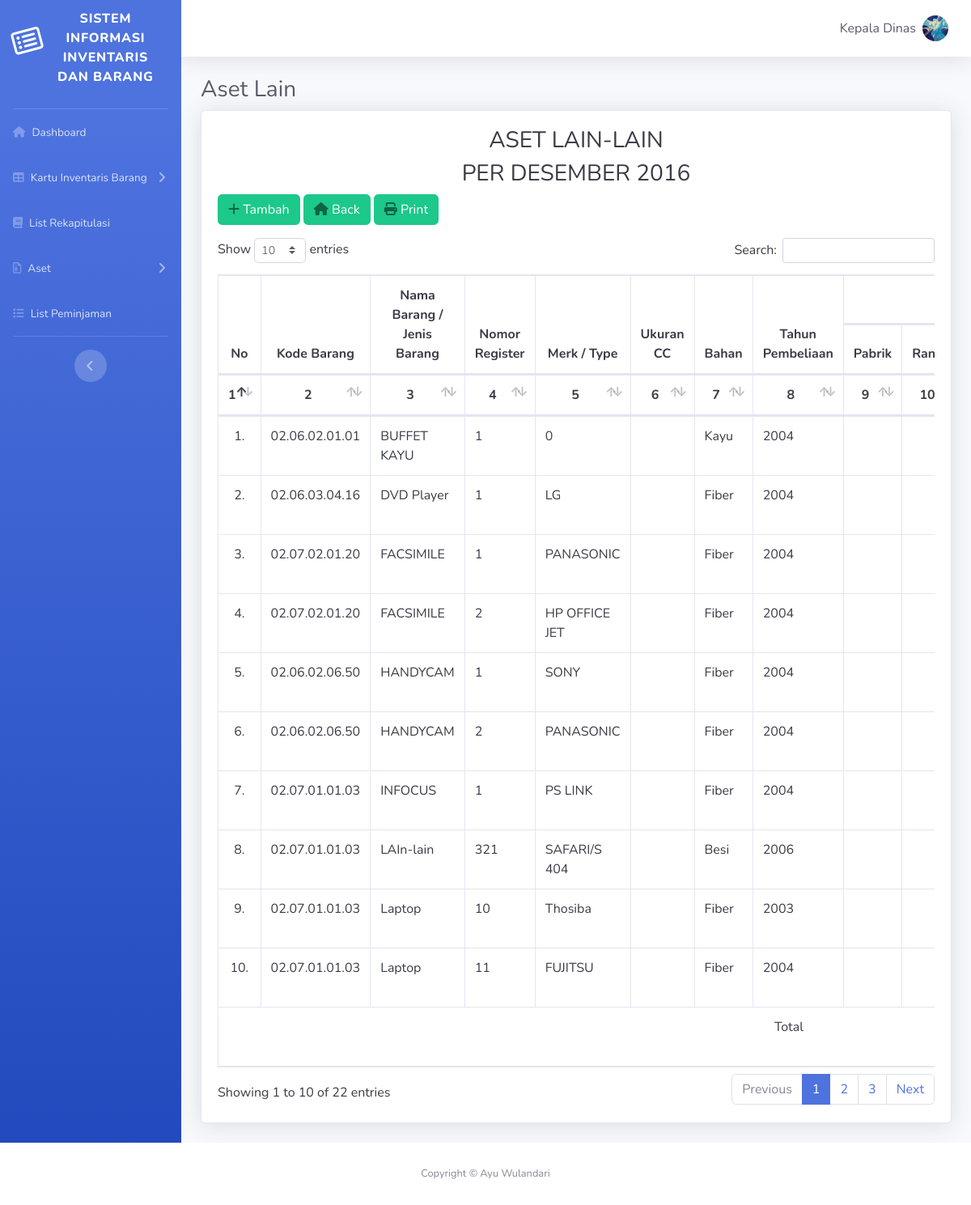
The app's page /view/aset_lain.php (signed in) with its own data.
### tables this page shows
CREATE TABLE `user` (
  `id_user` int(150) NOT NULL,
  `username` varchar(150) NOT NULL,
  `fullname` varchar(150) NOT NULL,
  `password` varchar(100) NOT NULL,
  `nip` varchar(255) NOT NULL,
  `jabatan` varchar(255) NOT NULL,
  `level` varchar(40) NOT NULL,
  `foto` varchar(100) DEFAULT NULL
);

CREATE TABLE `aset_lain` (
  `id_asetlain` int(150) NOT NULL,
  `kode_barang` varchar(150) NOT NULL,
  `nama_barang` varchar(200) NOT NULL,
  `nomor_register` varchar(100) NOT NULL,
  `merk` varchar(40) NOT NULL,
  `ukuran` varchar(40) NOT NULL,
  `bahan` varchar(50) NOT NULL,
  `tahun_pembelian` varchar(30) NOT NULL,
  `pabrik` varchar(40) NOT NULL,
  `rangka` varchar(30) NOT NULL,
  `mesin` varchar(30) NOT NULL,
  `polisi` varchar(30) NOT NULL,
  `bpkb` varchar(30) NOT NULL,
  `asal_usul` varchar(100) NOT NULL,
  `kondisi` varchar(50) NOT NULL,
  `ruangan` varchar(70) NOT NULL,
  `harga` int(21) NOT NULL,
  `keterangan` varchar(50) NOT NULL
);

### config.php (called while the page is built, shortened)
<?php
$DB_host = "localhost";
$DB_user = "root";
$DB_pass = "";
$DB_name = "db_inventaris";
try
{
    $DB_con = new PDO("mysql:host={$DB_host};dbname={$DB_name}",$DB_user,$DB_pass);
    $DB_con->setAttribute(PDO::ATTR_ERRMODE, PDO::ERRMODE_EXCEPTION);
}
catch(PDOException $e)
{
    echo $e->getMessage();
}
include_once 'class.aset.php';
$aset = new aset($DB_con);
include_once 'class.user.php';
$user = new user($DB_con);
?>

### class.user.php (called while the page is built, shortened)
<?php
class user{
    private $db;
    function __construct($DB_con)
	{
		$this->db = $DB_con;
    }
    public function tampil_user($mysource, $myid)
    {
        $query = "SELECT ".$mysource." FROM user WHERE id_user = ".$myid." limit 1";
        $outp = '';
        try
        {
            $stmt = $this->db->prepare($query);
			$stmt->execute();
			if($stmt->rowCount()>0)
			{
				while($row=$stmt->fetch(PDO::FETCH_ASSOC))
				{
					$outp = $row[$mysource];
				}
			} else{
				$outp = '';
			}
		}
		catch(PDOException $e)
			{
				$outp = '';
				return $outp;
			}
		return $outp;
    }
}
?>

### class.aset.php (the view, shortened to what this page needs)
<?php
class aset{
    private $db;
    function __construct($DB_con)
	{
		$this->db = $DB_con;
    }
    public function tampilasetlain()
    {
        $noUrut = 1;
        $query = "SELECT * FROM aset_lain";
        $outp = '';
        try
        {
            $stmt = $this->db->prepare($query);
			$stmt->execute();
			if($stmt->rowCount()>0)
			{
				while($row=$stmt->fetch(PDO::FETCH_ASSOC))
				{
					$outp .= "<tr>";
					$outp .= "<td align='center'>".$noUrut++.".</td>";
					$outp .= "<td>".$row['kode_barang']."</td>";
					$outp .= "<td>".$row['nama_barang']."</td>";
					$outp .= "<td>".$row['nomor_register']."</td>";
					$outp .= "<td>".$row['merk']."</td>";
                    $outp .= "<td>".$row['ukuran']."</td>";
                    $outp .= "<td>".$row['bahan']."</td>";
                    $outp .= "<td>".$row['tahun_pembelian']."</td>";
                    $outp .= "<td>".$row['pabrik']."</td>";
                    $outp .= "<td>".$row['rangka']."</td>";
                    $outp .= "<td>".$row['mesin']."</td>";
                    $outp .= "<td>".$row['polisi']."</td>";
                    $outp .= "<td>".$row['bpkb']."</td>";
                    $outp .= "<td>".$row['asal_usul']."</td>";
                    $outp .= "<td>".$row['kondisi']."</td>";
                    $outp .= "<td>".$row['ruangan']."</td>";
                    $outp .= "<td>Rp. ".$this->format_uangAsetLain($row['harga'])."</td>";
                    $outp .= "<td>".$row['keterangan']."</td>";
                    $outp .= "<td><a href='../view/ubah_asetlain.php?id_asetlain=".$row['id_asetlain']."' class='btn btn-primary btn-circle btn-mb'><i class='fas fa-edit'></i></a></td>";
                    $konddata = '"../modal/m.hapusasetlain.php?id_asetlain='.$row['id_asetlain'].'"';
					$outp .= "<td><a onclick='myhapus(".$konddata.")' class='btn btn-danger btn-circle btn-mb' style='color:white;'> <i class='fas fa-trash'></i></a></td>";
					$outp .= "</tr>";
				}
			} else{
				$outp = '<tr><td colspan="3" align="center">data kosong</td></tr>';
			}
		}
		catch(PDOException $e)
			{
				$outp = '<tr><td colspan="3" align="center">data error</td></tr>';
				return $outp;
			}
		return $outp;
    }
    public function format_uangAsetLain($data){
		return number_format($data,2,',','.');
	}
}
?>

### view/aset_lain.php (shortened to what this page needs)
<?php
include '../config.php';
?>
<!DOCTYPE html>
<html lang="en">
<head>
  <link href="vendor/fontawesome-free/css/all.min.css" rel="stylesheet" type="text/css">
  <link href="css/sb-admin-2.min.css" rel="stylesheet">
  <link href="vendor/datatables/dataTables.bootstrap4.min.css" rel="stylesheet">
</head>
<body id="page-top">
  <div id="wrapper">
    <ul class="navbar-nav bg-gradient-primary sidebar sidebar-dark accordion" id="accordionSidebar">
      <a class="sidebar-brand d-flex align-items-center justify-content-center" href="dashboard.php">
        <div class="sidebar-brand-icon rotate-n-15">
          <i class="fa fa-list-alt"></i>
        </div>
        <div class="sidebar-brand-text mx-1"><p></p>Sistem Informasi inventaris dan Barang</div>
      </a>
      <hr class="sidebar-divider my-0">
      <li class="nav-item">
        <a class="nav-link" href="dashboard.php">
          <i class="fa fa-home"></i>
          <span>Dashboard</span></a>
      </li>
      <?php if($_SESSION['level'] == 'pengurusbarang'){ ?>
       <li class="nav-item">
        <a class="nav-link" href="master_data.php">
         <i class="fas fa-th-list"></i>
          <span>Master Data</span></a>
      </li>
      <li class="nav-item">
        <a class="nav-link collapsed" href="#" data-toggle="collapse" data-target="#collapseFive" aria-expanded="true" aria-controls="collapseFive">
          <i class="fa fa-table"></i>
          <span>Kartu Inventaris Barang</span>
        </a>
        <div id="collapseFive" class="collapse" aria-labelledby="headingTwo" data-parent="#accordionSidebar">
          <div class="bg-white py-2 collapse-inner rounded">
            <h6 class="collapse-header"> Kartu Inventaris Barang</h6>
            <a class="collapse-item" href="kibA.php?data=">KIB A</a>
            <a class="collapse-item" href="kibB.php?data=">KIB B</a>
            <a class="collapse-item" href="kibC.php?data=">KIB C</a>
            <a class="collapse-item" href="kibD.php?data=">KIB D</a>
            <a class="collapse-item" href="kibE.php">KIB E</a>
            <a class="collapse-item" href="kibF.php">KIB F</a>
          </div>
        </div>
      </li>
      <li class="nav-item">
        <a class="nav-link" href="rekapitulasi.php?data=">
          <i class="fa fa-book"></i>
          <span>List Rekapitulasi</span></a>
      </li>
      <li class="nav-item">
        <a class="nav-link" href="ekstrakom.php">
          <i class="fa fa-file"></i>
          <span>Ekstrakom</span></a>
      </li>
      <li class="nav-item">
        <a class="nav-link" href="barang_pakai_habis.php">
          <i class="fas fa-file-alt"></i>
          <span>Barang Pakai Habis</span></a>
      </li>
      <li class="nav-item active">
          <a class="nav-link collapsed" href="#" data-toggle="collapse" data-target="#collapseTwo" aria-expanded="true" aria-controls="collapseTwo">
              <i class="far fa-file-archive"></i>
            <span>Aset</span>
          </a>
          <div id="collapseTwo" class="collapse" aria-labelledby="headingTwo" data-parent="#accordionSidebar">
            <div class="bg-white py-2 collapse-inner rounded">
              <h6 class="collapse-header">Aset</h6>
              <a class="collapse-item" href="aset_lain.php">Aset Lain</a>
              <a class="collapse-item" href="aset_tak_berwujud.php">Aset Tak Berwujud</a>
            </div>
          </div>
        </li>
      <li class="nav-item">
          <a class="nav-link" href="tambah_user.php">
          <i class="fas fa-user-plus"></i>
            <span>Tambah Pengguna</span></a>
      </li>
      <li class="nav-item">
          <a class="nav-link" href="list_peminjaman.php">
            <i class="fa fa fa-list"></i>
            <span>List Peminjaman</span></a>
      </li>
      <li class="nav-item">
          <a class="nav-link" href="stok_barang.php">
          <i class="fa fas fa-store"></i>
            <span>Stok Barang</span></a>
      </li>
      <?php } else if($_SESSION['level'] == 'kepaladinas'){?>
       <li class="nav-item">
        <a class="nav-link collapsed" href="#" data-toggle="collapse" data-target="#collapseFive" aria-expanded="true" aria-controls="collapseFive">
          <i class="fa fa-table"></i>
          <span>Kartu Inventaris Barang</span>
        </a>
      </li>
      <li class="nav-item">
        <a class="nav-link" href="rekapitulasi1.php?data=">
          <i class="fa fa-book"></i>
          <span>List Rekapitulasi</span></a>
      </li>
      <li class="nav-item">
          <a class="nav-link collapsed" href="#" data-toggle="collapse" data-target="#collapseTwo" aria-expanded="true" aria-controls="collapseTwo">
              <i class="far fa-file-archive"></i>
            <span>Aset</span>
          </a>
        </li>
      <li class="nav-item">
          <a class="nav-link" href="list_peminjaman2.php">
            <i class="fa fa fa-list"></i>
            <span>List Peminjaman</span></a>
      </li>
      <?php } else if($_SESSION['level'] == 'pegawai'){?>
      <li class="nav-item">
        <a class="nav-link" href="rekapitulasi1.php?data=">
          <i class="fa fa-book"></i>
          <span>List Rekapitulasi</span></a>
      </li>
      <li class="nav-item">
          <a class="nav-link" href="list_peminjaman1.php">
            <i class="fa fa fa-list"></i>
            <span>List Peminjaman</span></a>
      </li>
      <?php }?>
      <hr class="sidebar-divider d-none d-md-block">
      <div class="text-center d-none d-md-inline">
        <button class="rounded-circle border-0" id="sidebarToggle"></button>
      </div>
    </ul>
    <div id="content-wrapper" class="d-flex flex-column">
      <div id="content">
        <nav class="navbar navbar-expand navbar-light bg-white topbar mb-4 static-top shadow">
          <ul class="navbar-nav ml-auto">
            <li class="nav-item dropdown no-arrow">
              <a class="nav-link dropdown-toggle" href="#" id="userDropdown" role="button" data-toggle="dropdown" aria-haspopup="true" aria-expanded="false">
                <span class="mr-2 d-none d-lg-inline text-gray-800 medium"><?php echo $user->tampil_user("fullname", $_SESSION['iduser']) ;?></span>
                <img class="img-profile rounded-circle" src="./img/gambar/<?php echo $user->tampil_user("foto", $_SESSION['iduser']) ;?>" width="300" height="200">
              </a>
            </li>
          </ul>
        </nav>
        <div class="container-fluid">
          <h1 class="h3 mb-2 text-gray-800">Aset Lain</h1>
          <div class="card shadow mb-4">
            <div class="card-body">
                <h3 class="text-gray-900"><center>ASET LAIN-LAIN</h3></center>
                <h3 class="text-gray-900"><center>PER DESEMBER 2016</h3></center>
                <a href="tambah_asetlain.php" class="btn btn-success">
                    <span class="icon text-black-50">
                      <i class="fas fa-plus"></i>
                    </span>
                    <span class="text">Tambah</span>
                  </a>
                <a href="dashboard.php" class="btn btn-success">
                    <span class="icon text-black-50">
                      <i class="fas fa-home"></i>
                    </span>
                    <span class="text">Back</span>
                  </a>
                <a href="./pdf/document/cetak_AsetLain.php" class="btn btn-success">
                    <span class="icon text-black-50">
                      <i class="fas fa-print"></i>
                    </span>
                    <span class="text">Print</span>
                  </a>
                  <p>
              <div class="table-responsive text-gray-900">
                <table class="table table-bordered text-gray-900" id="dataTable">
                <thead>
            <tr>
                    <th rowspan="2">No</th>
                    <th rowspan="2">Kode Barang</th>
                    <th rowspan="2">Nama Barang / Jenis Barang</th>
                    <th rowspan="2">Nomor Register</th>
                    <th rowspan="2">Merk / Type</th>
                    <th rowspan="2">Ukuran CC</th>
                    <th rowspan="2">Bahan</th>
                    <th rowspan="2">Tahun Pembeliaan</th>
                    <th colspan="5">Nomor</th>
            </tr>
             <tr>
                    <th>Pabrik</th>
                    <th>Rangka</th>
             </tr>
             <tr>
                    <th>1</th>
                    <th>2</th>
                    <th>3</th>
                    <th>4</th>
                    <th>5</th>
                    <th>6</th>
                    <th>7</th>
                    <th>8</th>
                    <th>9</th>
                    <th>10</th>
             </tr>
    </thead>
            <tbody>
                <?php echo $aset->tampilasetlain(); ?>
            </tbody>
            <tfoot>
                <tr>
                     <td colspan="16" align="center">Total </td>
                </tr>
            </tfoot>
                </table>
              </div>
            </div>
          </div>
        </div>
    </div>
    </div>
      </div>
      <footer class="sticky-footer bg-white">
        <div class="container my-auto">
          <div class="copyright text-center my-auto">
            <span>Copyright &copy; Ayu Wulandari</span>
          </div>
        </div>
      </footer>
</body>
</html>

### view/aset_lain.php (style rules this page uses)
th { text-align: center; }

### records on screen
user: fullname "Kepala Dinas", foto (picture)
aset_lain: kode_barang "02.06.02.01.01", nama_barang "BUFFET KAYU", nomor_register "1", merk "0", bahan "Kayu", tahun_pembelian "2004"
aset_lain: kode_barang "02.06.03.04.16", nama_barang "DVD Player", nomor_register "1", merk "LG", bahan "Fiber", tahun_pembelian "2004"
aset_lain: kode_barang "02.07.02.01.20", nama_barang "FACSIMILE", nomor_register "1", merk "PANASONIC", bahan "Fiber", tahun_pembelian "2004"
aset_lain: kode_barang "02.07.02.01.20", nama_barang "FACSIMILE", nomor_register "2", merk "HP OFFICE JET", bahan "Fiber", tahun_pembelian "2004"
aset_lain: kode_barang "02.06.02.06.50", nama_barang "HANDYCAM", nomor_register "1", merk "SONY", bahan "Fiber", tahun_pembelian "2004"
aset_lain: kode_barang "02.06.02.06.50", nama_barang "HANDYCAM", nomor_register "2", merk "PANASONIC", bahan "Fiber", tahun_pembelian "2004"
aset_lain: kode_barang "02.07.01.01.03", nama_barang "INFOCUS", nomor_register "1", merk "PS LINK", bahan "Fiber", tahun_pembelian "2004"
aset_lain: kode_barang "02.07.01.01.03", nama_barang "LAIn-lain", nomor_register "321", merk "SAFARI/S 404", bahan "Besi", tahun_pembelian "2006"
aset_lain: kode_barang "02.07.01.01.03", nama_barang "Laptop", nomor_register "10", merk "Thosiba", bahan "Fiber", tahun_pembelian "2003"
aset_lain: kode_barang "02.07.01.01.03", nama_barang "Laptop", nomor_register "11", merk "FUJITSU", bahan "Fiber", tahun_pembelian "2004"
